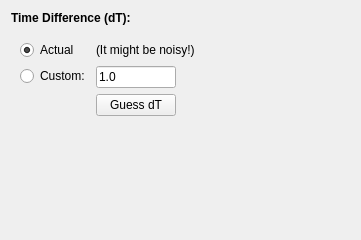
<?xml version="1.0" encoding="UTF-8"?>
<ui version="4.0">
 <class>IntegralTransform</class>
 <widget class="QWidget" name="IntegralTransform">
  <property name="geometry">
   <rect>
    <x>0</x>
    <y>0</y>
    <width>361</width>
    <height>240</height>
   </rect>
  </property>
  <property name="minimumSize">
   <size>
    <width>200</width>
    <height>0</height>
   </size>
  </property>
  <property name="windowTitle">
   <string>Form</string>
  </property>
  <layout class="QVBoxLayout" name="verticalLayout">
   <property name="sizeConstraint">
    <enum>QLayout::SetNoConstraint</enum>
   </property>
   <item>
    <widget class="QLabel" name="label">
     <property name="font">
      <font>
       <weight>75</weight>
       <bold>true</bold>
      </font>
     </property>
     <property name="text">
      <string>Time Difference (dT):</string>
     </property>
    </widget>
   </item>
   <item>
    <widget class="QFrame" name="frame">
     <layout class="QFormLayout" name="formLayout">
      <item row="1" column="0">
       <widget class="QRadioButton" name="radioActual">
        <property name="toolTip">
         <string>&lt;html&gt;&lt;head/&gt;&lt;body&gt;&lt;p&gt;use the actual difference in time between two consecutive points.&lt;/p&gt;&lt;/body&gt;&lt;/html&gt;</string>
        </property>
        <property name="text">
         <string>Actual </string>
        </property>
        <property name="checked">
         <bool>true</bool>
        </property>
       </widget>
      </item>
      <item row="1" column="1">
       <widget class="QLabel" name="label_2">
        <property name="text">
         <string>(It might be noisy!)</string>
        </property>
       </widget>
      </item>
      <item row="2" column="0">
       <widget class="QRadioButton" name="radioCustom">
        <property name="toolTip">
         <string>&lt;html&gt;&lt;head/&gt;&lt;body&gt;&lt;p&gt;Use a fixed, custom value of dT.&lt;/p&gt;&lt;/body&gt;&lt;/html&gt;</string>
        </property>
        <property name="text">
         <string>Custom:</string>
        </property>
       </widget>
      </item>
      <item row="2" column="1">
       <widget class="QLineEdit" name="lineEditCustom">
        <property name="maximumSize">
         <size>
          <width>80</width>
          <height>16777215</height>
         </size>
        </property>
        <property name="text">
         <string>1.0</string>
        </property>
       </widget>
      </item>
      <item row="3" column="1">
       <widget class="QPushButton" name="buttonCompute">
        <property name="maximumSize">
         <size>
          <width>80</width>
          <height>16777215</height>
         </size>
        </property>
        <property name="toolTip">
         <string>&lt;html&gt;&lt;head/&gt;&lt;body&gt;&lt;p&gt;Calculate the corret delta time.&lt;/p&gt;&lt;p&gt;It tries to filter out outliers.&lt;/p&gt;&lt;/body&gt;&lt;/html&gt;</string>
        </property>
        <property name="text">
         <string>Guess dT</string>
        </property>
       </widget>
      </item>
     </layout>
    </widget>
   </item>
   <item>
    <spacer name="verticalSpacer">
     <property name="orientation">
      <enum>Qt::Vertical</enum>
     </property>
     <property name="sizeHint" stdset="0">
      <size>
       <width>20</width>
       <height>57</height>
      </size>
     </property>
    </spacer>
   </item>
  </layout>
 </widget>
 <resources/>
 <connections/>
</ui>
